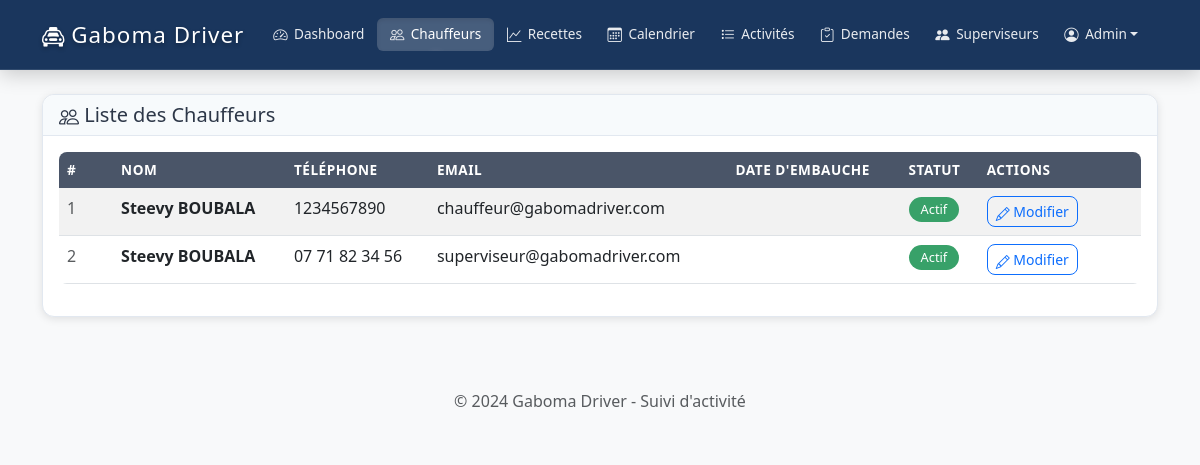
/admin-dashboard/chauffeurs/ (signed in), run on the app's committed database.
### drivers/models.py (models this page shows, shortened)
class Chauffeur(models.Model):
    phone_validator = RegexValidator(
        regex=r'^(\+241|0)[0-9]{8}$',
        message='Le numéro de téléphone doit être au format gabonais (+241XXXXXXXX ou 0XXXXXXXX)'
    )
    user = models.OneToOneField(
        User,
        on_delete=models.CASCADE,  # Suppression en cascade si l'utilisateur est supprimé
        verbose_name="Utilisateur",
        help_text="Utilisateur Django associé à ce chauffeur"
    )
    nom = models.CharField(
        max_length=50,
        verbose_name="Nom",
        help_text="Nom de famille du chauffeur"
    )
    prenom = models.CharField(
        max_length=50,
        verbose_name="Prénom",
        help_text="Prénom du chauffeur"
    )
    telephone = models.CharField(
        max_length=15,
        validators=[phone_validator],
        verbose_name="Téléphone",
        help_text="Numéro de téléphone au format gabonais"
    )
    email = models.EmailField(
        blank=True,
        verbose_name="Email",
        help_text="Adresse email du chauffeur (optionnel)"
    )
    actif = models.BooleanField(
        default=True,
        verbose_name="Actif",
        help_text="Indique si le chauffeur est actif"
    )
    date_creation = models.DateTimeField(
        auto_now_add=True,
        verbose_name="Date de création",
        help_text="Date et heure de création du profil"
    )
    date_modification = models.DateTimeField(
        auto_now=True,
        verbose_name="Dernière modification",
        help_text="Date et heure de la dernière modification"
    )
    class Meta:
        verbose_name = "Chauffeur"                    # Nom singulier dans l'admin
        verbose_name_plural = "Chauffeurs"            # Nom pluriel dans l'admin
        ordering = ['nom', 'prenom']                  # Tri par nom puis prénom
        db_table = 'drivers_chauffeur'                # Nom de la table en base
    @property
    def nom_complet(self):
        return f"{self.prenom} {self.nom}"

### admin_dashboard/views.py (the view)
# urls.py: path('chauffeurs/', views.liste_chauffeurs, name='liste_chauffeurs'),
@supervisor_required
def liste_chauffeurs(request):
    from django.core.paginator import Paginator
    chauffeurs = get_chauffeurs_for_user(request.user).order_by('nom', 'prenom')
    paginator = Paginator(chauffeurs, 10)  # 10 chauffeurs par page
    page_number = request.GET.get('page')
    page_obj = paginator.get_page(page_number)
    can_modify_chauffeurs = request.user.is_superuser or request.user.is_staff
    is_simple_supervisor = (request.user.groups.filter(name='Superviseurs').exists() and
                           not request.user.is_superuser and
                           not request.user.is_staff)
    context = {
        'chauffeurs': page_obj,
        'page_obj': page_obj,
        'can_modify_chauffeurs': can_modify_chauffeurs,
        'is_simple_supervisor': is_simple_supervisor,
    }
    return render(request, 'admin_dashboard/liste_chauffeurs.html', context)

### admin_dashboard/views.py (called while the page is built)
def get_chauffeurs_for_user(user):
    if user.is_superuser or user.is_staff:
        return Chauffeur.objects.all()
    elif user.groups.filter(name='Superviseurs').exists():
        return AssignationSuperviseur.get_chauffeurs_assignes(user)
    else:
        return Chauffeur.objects.none()

### templates/admin_dashboard/liste_chauffeurs.html (shortened to what this page needs)
{% extends 'base/base.html' %}
{% load static %}
{% block content %}
<div class="row">
    <div class="col-12">
        <div class="card">
            <div class="card-header">
                <h5 class="mb-0">
                    <i class="bi bi-people"></i> Liste des Chauffeurs
                </h5>
            </div>
            <div class="card-body">
                <div class="table-responsive d-none d-lg-block">
                    <table class="table table-striped">
                        <thead>
                            <tr>
                                <th width="5%">#</th>
                                <th>Nom</th>
                                <th>Téléphone</th>
                                <th>Email</th>
                                <th>Date d'embauche</th>
                                <th>Statut</th>
                                <th width="15%">Actions</th>
                            </tr>
                        </thead>
                        <tbody>
                            {% for chauffeur in chauffeurs %}
                            <tr>
                                <td class="text-muted">{{ forloop.counter|add:page_obj.start_index|add:"-1" }}</td>
                                <td>
                                    <strong>{{ chauffeur.nom_complet }}</strong>
                                </td>
                                <td>{{ chauffeur.telephone|default:"-" }}</td>
                                <td>{{ chauffeur.email|default:"-" }}</td>
                                <td>{{ chauffeur.date_embauche|date:"d/m/Y" }}</td>
                                <td>
                                    {% if chauffeur.actif %}
                                        <span class="badge bg-success">Actif</span>
                                    {% else %}
                                        <span class="badge bg-danger">Inactif</span>
                                    {% endif %}
                                </td>
                                <td>
                                    {% if can_modify_chauffeurs %}
                                    <a href="{% url 'admin:drivers_chauffeur_change' chauffeur.id %}" class="btn btn-sm btn-outline-primary" target="_blank">
                                        <i class="bi bi-pencil"></i> Modifier
                                    </a>
                                    {% else %}
                                    <a href="{% url 'admin_dashboard:activites_chauffeur' chauffeur.id %}" class="btn btn-sm btn-outline-info">
                                        <i class="bi bi-eye"></i> Voir activité
                                    </a>
                                    {% endif %}
                                </td>
                            </tr>
                            {% empty %}
                            <tr>
                                <td colspan="7" class="text-center text-muted">
                                    Aucun chauffeur trouvé
                                </td>
                            </tr>
                            {% endfor %}
                        </tbody>
                    </table>
                </div>
            </div>
        </div>
    </div>
</div>
{% endblock %}

### templates/base/base.html (shortened to what this page needs)
{% load static %}
<!DOCTYPE html>
<html lang="fr">
<head>
    <link href="https://cdn.jsdelivr.net/npm/bootstrap@5.3.0/dist/css/bootstrap.min.css" rel="stylesheet">
    <link href="https://cdn.jsdelivr.net/npm/bootstrap-icons@1.10.0/font/bootstrap-icons.css" rel="stylesheet">
    <link href="{% static 'css/style.css' %}" rel="stylesheet">
    {% if user.is_staff and '/admin-dashboard/' in request.path %}
    <link href="{% static 'css/admin-theme.css' %}" rel="stylesheet">
    {% endif %}
</head>
<body class="body-with-fixed-nav">
    <nav class="navbar navbar-expand-lg navbar-dark fixed-top modern-navbar{% if user.is_staff and '/admin-dashboard/' in request.path %} admin-navbar{% endif %}">
        <div class="container">
            <a class="navbar-brand modern-brand" href="{% url 'drivers:index' %}">
                <i class="bi bi-taxi-front"></i> <span class="brand-text">Gaboma Driver</span>
            </a>
            <div class="collapse navbar-collapse" id="navbarNav">
                <ul class="navbar-nav">
                    {% if user.is_authenticated %}
                        {% if user.is_staff or '/admin-dashboard/' in request.path %}
                            <li class="nav-item">
                                {% if user.is_superuser or user.is_staff %}
                                <a class="nav-link{% if '/admin-dashboard/' == request.path %} active{% endif %}" href="{% url 'admin_dashboard:dashboard_admin' %}">
                                    <i class="bi bi-speedometer2"></i> Dashboard
                                </a>
                                {% else %}
                                <a class="nav-link{% if '/admin-dashboard/superviseur/' in request.path %} active{% endif %}" href="{% url 'admin_dashboard:dashboard_superviseur' %}">
                                    <i class="bi bi-speedometer2"></i> Dashboard Superviseur
                                </a>
                                {% endif %}
                            </li>
                            <li class="nav-item">
                                <a class="nav-link{% if '/admin-dashboard/chauffeurs/' in request.path %} active{% endif %}" href="{% url 'admin_dashboard:liste_chauffeurs' %}">
                                    <i class="bi bi-people"></i> Chauffeurs
                                </a>
                            </li>
                            <li class="nav-item">
                                <a class="nav-link{% if '/admin-dashboard/recettes/' in request.path %} active{% endif %}" href="{% url 'admin_dashboard:statistiques_recettes' %}">
                                    <i class="bi bi-graph-up"></i> Recettes
                                </a>
                            </li>
                            <li class="nav-item">
                                <a class="nav-link{% if '/admin-dashboard/calendrier/' in request.path %} active{% endif %}" href="{% url 'admin_dashboard:calendrier_activites' %}">
                                    <i class="bi bi-calendar3"></i> Calendrier
                                </a>
                            </li>
                            <li class="nav-item">
                                <a class="nav-link{% if '/admin-dashboard/activites/' in request.path %} active{% endif %}" href="{% url 'admin_dashboard:gestion_activites' %}">
                                    <i class="bi bi-list-task"></i> Activités
                                </a>
                            </li>
                            <li class="nav-item">
                                <a class="nav-link{% if '/admin-dashboard/demandes-modification/' in request.path %} active{% endif %}" href="{% url 'admin_dashboard:gestion_demandes_modification' %}">
                                    <i class="bi bi-clipboard-check"></i> Demandes
                                </a>
                            </li>
                            {% if user.is_superuser or user.is_staff %}
                            <li class="nav-item">
                                <a class="nav-link{% if '/admin-dashboard/superviseurs/' in request.path %} active{% endif %}" href="{% url 'admin_dashboard:gestion_superviseurs' %}">
                                    <i class="bi bi-people-fill"></i> Superviseurs
                                </a>
                            </li>
                            {% else %}
                            <li class="nav-item">
                                <a class="nav-link{% if '/admin-dashboard/pannes/' in request.path %} active{% endif %}" href="{% url 'admin_dashboard:gestion_pannes' %}">
                                    <i class="bi bi-tools"></i> Pannes
                                </a>
                            </li>
                            {% endif %}
                            <li class="nav-item dropdown">
                                <a class="nav-link dropdown-toggle" href="#" role="button" data-bs-toggle="dropdown">
                                    <i class="bi bi-person-circle"></i> {{ user.username|title }}
                                </a>
                            </li>
                        {% endif %}
                    {% endif %}
                </ul>
            </div>
        </div>
    </nav>
    {% if request.resolver_match.url_name == 'index' %}
        {% block homepage_content %}{% endblock %}
    {% else %}
        <main class="container mt-4">
            {% block content %}{% endblock %}
        </main>
    {% endif %}
    {% if not request.resolver_match.url_name == 'index' %}
    <footer class="bg-light mt-5 py-4">
        <div class="container text-center">
            <p class="text-muted mb-0">&copy; {{ current_year|default:"2024" }} Gaboma Driver - Suivi d'activité</p>
        </div>
    </footer>
    {% endif %}
</body>
</html>

### static/css/admin-theme.css (style rules this page uses)
.modern-navbar.admin-navbar { background: rgba(26, 54, 93, 1) !important; backdrop-filter: none; -webkit-backdrop-filter: none; border-bottom: 1px solid rgba(255, 255, 255, 0.1); box-shadow: 0 4px 20px rgba(0, 0, 0, 0.2); }
.modern-navbar.admin-navbar .modern-brand { font-weight: 300 !important; font-size: 1.4rem; color: white !important; text-shadow: 0 2px 4px rgba(0, 0, 0, 0.3); transition: all 0.3s ease; letter-spacing: 0.5px; }
.modern-navbar.admin-navbar .modern-brand .brand-text { font-weight: 200 !important; font-family: 'Segoe UI', Tahoma, Geneva, Verdana, sans-serif; letter-spacing: 1px; }
.modern-navbar.admin-navbar .nav-link.active { background: rgba(255, 255, 255, 0.2) !important; border-radius: 8px; font-weight: 500; position: relative; }
.modern-navbar.admin-navbar .nav-link.active::after { content: ''; position: absolute; bottom: -8px; left: 50%; transform: translateX(-50%); width: 4px; height: 4px; background: #fff; border-radius: 50%; box-shadow: 0 0 8px rgba(255, 255, 255, 0.8); }
@media (min-width: 992px) { .modern-navbar.admin-navbar .navbar-nav { display: flex !important; flex-direction: row !important; align-items: center !important; margin: 0 !important; padding: 0 !important; width: auto !important; max-width: none !important; gap: 0 !important; } }
@media (min-width: 992px) { .modern-navbar.admin-navbar .nav-item { margin: 0 !important; width: auto !important; display: block !important; justify-content: unset !important; align-items: unset !important; } }
@media (min-width: 992px) { .modern-navbar.admin-navbar .nav-link, .modern-navbar.admin-navbar .nav-link.dropdown-toggle { margin: 0 !important; padding: 0.5rem 1rem !important; border-radius: 6px !important; text-align: left !important; display: flex !important; flex-direction: row !important; align-items: center !important; justify-content: flex-start !important; min-height: auto !important; background: transparent !important; border: none !important; width: auto !important; box-sizing: border-box !important; position: relative !important; color: rgba(255, 255, 255, 0.9) !important; } }
@media (min-width: 992px) { .modern-navbar.admin-navbar .nav-link.dropdown-toggle::after { display: inline-block !important; margin-left: 0.255em; vertical-align: 0.255em; content: ""; border-top: 0.3em solid; border-right: 0.3em solid transparent; border-bottom: 0; border-left: 0.3em solid transparent; } }
@media (min-width: 992px) { .modern-navbar.admin-navbar .nav-link i, .modern-navbar.admin-navbar .nav-link.dropdown-toggle i { font-size: 0.9rem !important; margin-bottom: 0 !important; margin-right: 0.4rem !important; color: rgba(255, 255, 255, 0.9) !important; } }
@media (min-width: 992px) { .modern-navbar.admin-navbar .nav-link, .modern-navbar.admin-navbar .nav-link.dropdown-toggle { font-size: 0.85rem !important; font-weight: 400 !important; padding: 0.4rem 0.8rem !important; } }
.navbar-nav .nav-link { color: #e2e8f0 !important; font-weight: 500; }
.navbar-nav .nav-link .bi { color: #e2e8f0 !important; opacity: 1 !important; visibility: visible !important; margin-right: 0.5rem; font-size: 1rem; }
.navbar-nav .nav-link.active { color: #ffffff !important; background-color: rgba(255, 255, 255, 0.2); font-weight: 600; }
.navbar-brand { color: #ffffff !important; font-weight: 700; font-size: 1.4rem; text-shadow: 0 1px 3px rgba(0, 0, 0, 0.3); }
.card { border: 1px solid #e2e8f0; border-radius: 12px; box-shadow: 0 2px 8px rgba(0, 0, 0, 0.1); transition: all 0.3s ease; }
.card-header { background-color: #f7fafc; border-bottom: 1px solid #e2e8f0; border-radius: 12px 12px 0 0 !important; font-weight: 600; color: #2d3748; }
.table { border-radius: 8px; overflow: hidden; }
.table thead th { background-color: #4a5568; color: #ffffff; border: none; font-weight: 600; text-transform: uppercase; font-size: 0.85rem; letter-spacing: 0.5px; }
.table tbody tr { transition: all 0.2s ease; }
.badge { font-weight: 500; padding: 6px 12px; border-radius: 20px; font-size: 0.8rem; }
.badge.bg-success { background-color: #38a169 !important; }
.card, .alert { animation: fadeInUp 0.5s ease-out; }

### data on the page
Chauffeur: nom_complet "Steevy BOUBALA", telephone "1234567890", email "chauffeur@gabomadriver.com", actif "Actif"
Chauffeur: nom_complet "Steevy BOUBALA", telephone "07 71 82 34 56", email "superviseur@gabomadriver.com", actif "Actif"

### other printed values
{{ user.username|title }} "Admin"
{{ current_year|default:"2024" }} "2024"
